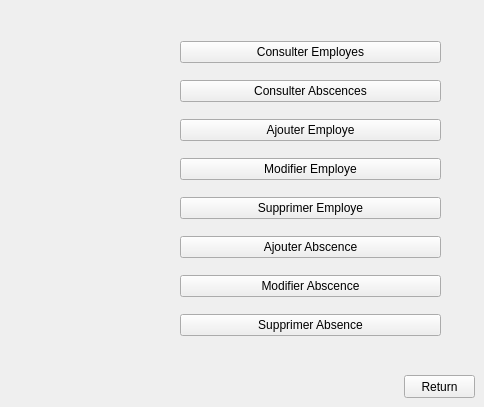
       <widget class="QWidget" name="page_39">
        <widget class="QWidget" name="layoutWidget_5">
         <property name="geometry">
          <rect>
           <x>180</x>
           <y>30</y>
           <width>261</width>
           <height>321</height>
          </rect>
         </property>
         <layout class="QVBoxLayout" name="verticalLayout_6">
          <item>
           <widget class="QPushButton" name="pushButton_125">
            <property name="text">
             <string>Consulter Employes</string>
            </property>
           </widget>
          </item>
          <item>
           <widget class="QPushButton" name="pushButton_126">
            <property name="text">
             <string>Consulter Abscences</string>
            </property>
           </widget>
          </item>
          <item>
           <widget class="QPushButton" name="pushButton_127">
            <property name="text">
             <string>Ajouter Employe</string>
            </property>
           </widget>
          </item>
          <item>
           <widget class="QPushButton" name="pushButton_128">
            <property name="text">
             <string>Modifier Employe</string>
            </property>
           </widget>
          </item>
          <item>
           <widget class="QPushButton" name="pushButton_129">
            <property name="text">
             <string>Supprimer Employe</string>
            </property>
           </widget>
          </item>
          <item>
           <widget class="QPushButton" name="pushButton_130">
            <property name="text">
             <string>Ajouter Abscence</string>
            </property>
           </widget>
          </item>
          <item>
           <widget class="QPushButton" name="pushButton_131">
            <property name="text">
             <string>Modifier Abscence</string>
            </property>
           </widget>
          </item>
          <item>
           <widget class="QPushButton" name="pushButton_132">
            <property name="text">
             <string>Supprimer Absence</string>
            </property>
           </widget>
          </item>
         </layout>
        </widget>
        <widget class="QPushButton" name="pushButton_133">
         <property name="geometry">
          <rect>
           <x>404</x>
           <y>375</y>
           <width>71</width>
           <height>23</height>
          </rect>
         </property>
         <property name="text">
          <string>Return</string>
         </property>
        </widget>
       </widget>
